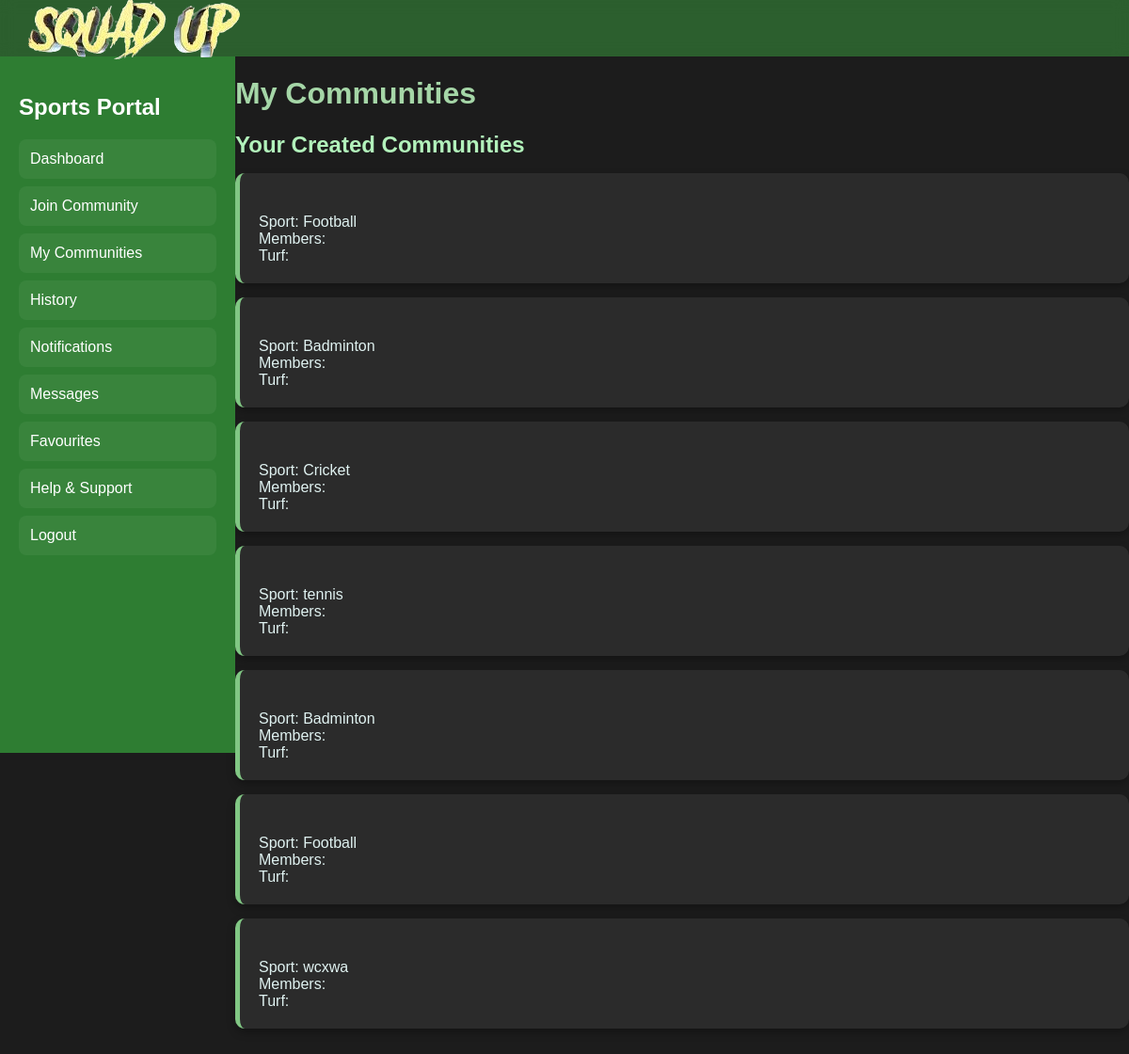
The app's page /my_communities (signed in) with its own data.
### models.py (models this page shows, shortened)
class Community(db.Model):
    id = db.Column(db.Integer, primary_key=True)
    team_name = db.Column(db.String(100), nullable=True)  # Auto-generated if empty
    sport = db.Column(db.String(50), nullable=False)
    max_players = db.Column(db.Integer, nullable=False, default=12)
    turf_id = db.Column(db.Integer, db.ForeignKey('turf.id'), nullable=False)
    owner_id = db.Column(db.Integer, db.ForeignKey('user.id'), nullable=False)
    status = db.Column(db.String(20), default="active")  # "active" or "closed"
    turf = db.relationship('Turf', backref='communities')
    players = db.relationship('CommunityPlayers', backref='community', lazy=True, cascade="all, delete-orphan")
    __table_args__ = (db.UniqueConstraint('team_name', 'status', name='unique_active_team_name'),)

### app.py (the view)
@app.route('/my_communities')
@login_required
def my_communities():
    user_id = session['user_id']
    if not user_id:
        flash("You need to log in first!", 'warning')
        return redirect(url_for('login'))
    communities = Community.query.filter_by(owner_id=user_id).all()  # Assuming a Community model
    return render_template('my_communities.html', my_communities=communities)

### app.py (called while the page is built)
def login_required(f):
    @wraps(f)
    def decorated_function(*args, **kwargs):
        if 'user_id' not in session:
            flash("You need to log in first!", "danger")
            return redirect(url_for('login'))
        return f(*args, **kwargs)
    return decorated_function

@app.before_request
def page_last_visited():
    excluded_routes = ['login', 'logout', 'static', 'register']
    if request.endpoint not in excluded_routes and request.method == 'GET':
        session['page_last_visited_url'] = request.path

### templates/my_communities.html (shortened to what this page needs)
<!DOCTYPE html>
<html lang="en">
<head>
    <link href="https://cdnjs.cloudflare.com/ajax/libs/font-awesome/6.4.0/css/all.min.css" rel="stylesheet">
</head>
<body>
    <div class="header">
        <div class="logo"><img class="squadUp-logo" src="/static/squadUp-logo.png" alt="Squad Up Logo"></div>
    </div>
    <div class="sidebar">
        <h2>Sports Portal</h2>
        <a href="{{ url_for('player_dashboard') }}">Dashboard</a>
        <a href="{{ url_for('join_community') }}">Join Community</a>
        <a href="{{ url_for('my_communities') }}">My Communities</a>
        <a href="#">History</a>
        <a href="#">Notifications</a>
        <a href="#">Messages</a>
        <a href="#">Favourites</a>
        <a href="#">Help & Support</a>
        <a href="{{ url_for('logout') }}">Logout</a>
    </div>
    <div class="content">
        <h1>My Communities</h1>
        <div class="section">
            <h2>Your Created Communities</h2>
            <ul>
                {% for community in my_communities %}
                <li>
                    <strong>{{ community.name }}</strong><br>
                    Sport: {{ community.sport }}<br>
                    Members: {{ community.members_count }}<br>
                    Turf: {{ community.turf_name }}<br>
                </li>
                {% endfor %}
            </ul>
        </div>
    </div>
</body>
</html>

### templates/my_communities.html (style rules this page uses)
body { font-family: 'Arial', sans-serif; background-color: #1c1c1c; color: #ffffff; margin: 0; padding: 0; }
.header { background-color: rgba(56, 142, 60, 0.598); color: white; padding: 10px 30px; display: flex; align-items: center; justify-content: space-between; position: fixed; top: 0; left: 0; width: 100%; z-index: 1000; height: 40px; backdrop-filter: blur(8px); }
.sidebar { width: 250px; background-color: #2e7d32; color: white; height: calc(100vh - 60px); padding: 20px; box-sizing: border-box; position: fixed; top: 60px; left: 0; transition: width 0.3s ease; overflow-x: hidden; }
.sidebar a { display: block; color: white; text-decoration: none; padding: 12px; font-size: 16px; border-radius: 8px; margin-bottom: 8px; background-color: rgba(255, 255, 255, 0.05); transition: background-color 0.3s ease, transform 0.2s ease; }
.content { margin-left: 250px; padding-top: 60px; }
h1 { color: #a5d6a7; }
.section { margin-bottom: 40px; }
.section h2 { color: #b2f2bb; margin-bottom: 15px; }
ul { list-style-type: none; padding: 0; }
li { background-color: #2b2b2b; border-radius: 10px; box-shadow: 0 4px 10px rgba(0, 0, 0, 0.3); margin-bottom: 15px; padding: 20px; color: #e0f2f1; border-left: 5px solid #81c784; }

### records on screen
Community: sport "Football"
Community: sport "Badminton"
Community: sport "Cricket"
Community: sport "tennis"
Community: sport "Badminton"
Community: sport "Football"
Community: sport "wcxwa"
